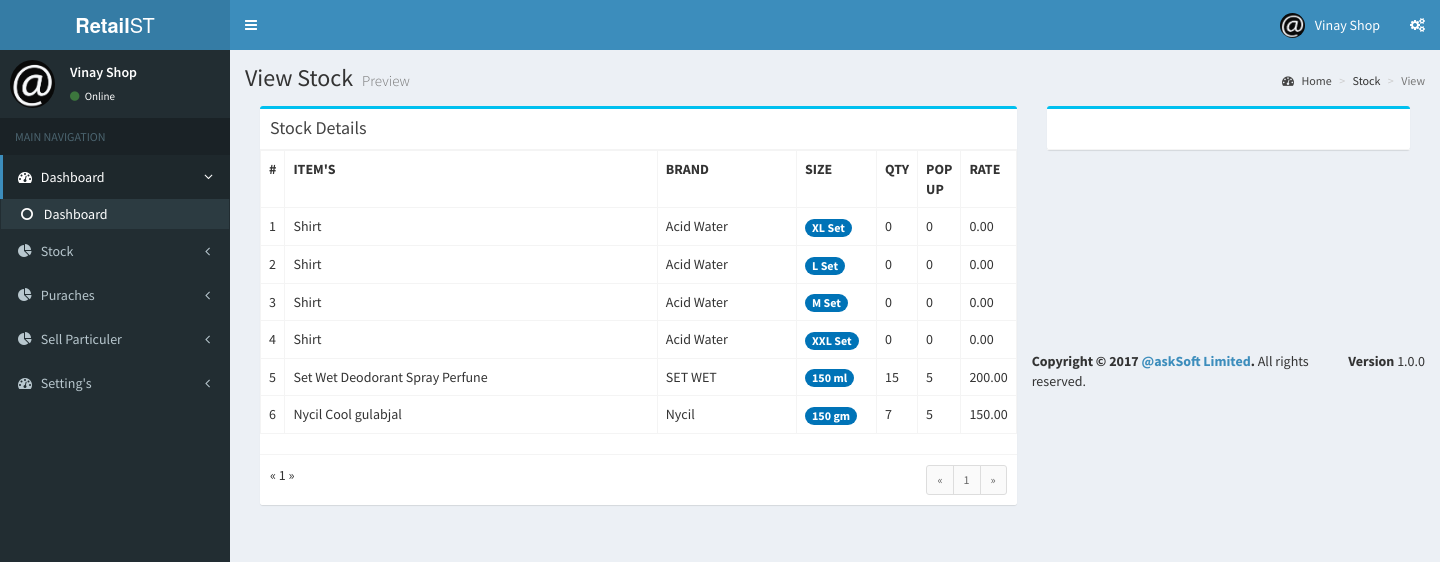
/retailstore.aasksoft.com/ViewStock.php (signed in), run on the app's committed database.
### tables this page shows
CREATE TABLE IF NOT EXISTS `rstock` (
  `stockid` int(255) NOT NULL AUTO_INCREMENT,
  `shopemail` varchar(255) NOT NULL,
  `item` varchar(255) NOT NULL,
  `brand` varchar(255) NOT NULL,
  `size` varchar(255) NOT NULL,
  `unit` varchar(255) NOT NULL,
  `qty` int(255) NOT NULL,
  `popup` int(255) NOT NULL,
  `price` decimal(18,2) NOT NULL,
  `barcode` varchar(255) NOT NULL,
  PRIMARY KEY (`stockid`)
);

### retailstore.aasksoft.com/ViewStock.php (the view, shortened to what this page needs)
<?php
$totalCount=0;
$start=0;
$divn=50;
require_once 'DataBase/DBConnection.php';
$email=$_SESSION['loginEmail'];
 $result = $mysqli_object->query("select count(stockid) from rstock where shopemail='$email'");
 if($row=$result->fetch_assoc())
 {
     $totalCount=(int)$row['count(stockid)'];
 }
?>
<!DOCTYPE html>
<html>
    <?php
    require_once 'Layout/HeadeFileLinker.php';
    ?>
    <body class="hold-transition skin-blue sidebar-mini">
        <div class="wrapper">
            <?php
            require_once 'Layout/Header.php';
            require_once 'Layout/SideBar.php';
            ?>
            <div class="content-wrapper">
                <section class="content-header">
                    <h1>
                        View Stock
                        <small>Preview</small>
                    </h1>
                    <ol class="breadcrumb">
                        <li><a href="#"><i class="fa fa-dashboard"></i> Home</a></li>
                        <li >Stock</li>
                        <li class="active">View</li>
                    </ol>
                </section>
                <section class="content">
                    <div class="col-md-8">
                        <div class="row">
                            <div class="col-md-12">
                                <div class="box box-info">
                                    <div class="box-header with-border">
                                        <h3 class="box-title">Stock Details</h3>
                                    </div>
                                    <div id="stockin">
                                        <div class="" id="oldstock">
                                        <table class="table table-bordered">
                                            <tr>
                                                <th style="width: 10px">#</th>
                                                <th>ITEM'S</th>
                                                <th>BRAND</th>
                                                <th style="width: 80px">SIZE</th>
                                                <th style="width: 40px">QTY</th>
                                                <th style="width: 40px">POP UP</th>
                                                <th style="width: 40px">RATE</th>
                                            </tr>
                                            <?php
                                            $i = 1;
                                            $end=$start+$divn;
                                            $newStart=$end;
                                            $newEnd=$end+$divn;
                                            $result = $mysqli_object->query("select * from rstock where shopemail='$email' limit $start,$end");
                                            while ($row = $result->fetch_assoc()) {
                                                ?>
                                                <tr>
                                                    <td><?php echo $i; ?></td>
                                                    <td><?php echo $row['item']; ?></td>
                                                    <td><?php echo $row['brand']; ?></td>
                                                    <td><span class="badge bg-blue"><?php echo $row['size'] . "  "; ?><?php echo $row['unit']; ?></span></td>
                                                    <td><?php echo $row['qty']; ?></td>
                                                    <td><?php echo $row['popup']; ?></td>
                                                    <td><?php echo $row['price']; ?></td>
                                                </tr>
                                                <?php $i++;
                                            }
                                            ?>
                                        </table>
                                    </div>
                                    <div class="box-footer clearfix">
                                      <ul class="pagination pagination-sm no-margin pull-right">
                                       <?php
                                         if($start===0)
                                         {
                                            echo ' <li><a href="#">&laquo;</a></li>';
                                         }
                                         else
                                         {
                                             echo ' <li><a href="javascript:void(0)" onclick=display('.$start.','.$end.')>&laquo;</a></li>';
                                         }
                                         $current=$end/$divn;
                                       ?>
                                          <li><a href="#" ><?php echo $current;?></a></li>
                                        <?php
                                         if($end===$totalCount || $end>$totalCount)
                                         {
                                            echo ' <li><a href="#">&raquo;</a></li>';
                                         }
                                         else
                                         {
                                             echo ' <li><a href="javascript:void('.$newStart.','.$newEnd.')" onclick=display('.$newStart.','.$newEnd.')>&raquo;</a></li>';
                                         }
                                       ?>
                                      </ul>
                                        <p>&laquo;
                                            <?php
                                            $i=1;
                                            $j=1;
                                            while($i<=$totalCount)
                                            {
                                                echo $j." ";
                                                $i=$i+$divn;
                                                $j++;
                                            }
                                            ?>
                                            &raquo;
                                        </p>
                                    </div>
                                    </div>
                                </div>
                            </div>
                        </div>
                    </div>
                    <div class="col-md-4">
                        <div class="row">
                            <div class="col-md-12">
                                <div class="box box-info">
                                    <div class="box-header with-border">
                                    </div>
                                </div>
                            </div>
                        </div>
                    </div>
                </section>
                <?php
                require_once 'Layout/Footer.php';
                ?>
                </body>
                </html>

### retailstore.aasksoft.com/Layout/HeadeFileLinker.php (shortened to what this page needs)
 <?php
$email=$_SESSION['loginEmail'];
$shopname=$_SESSION['loginUser'];
 ?>
<!DOCTYPE html>
<html>
<head>
    <link rel="stylesheet" href="bootstrap/css/bootstrap.min.css">
    <link rel="stylesheet" href="https://maxcdn.bootstrapcdn.com/font-awesome/4.4.0/css/font-awesome.min.css">
    <link rel="stylesheet" href="https://code.ionicframework.com/ionicons/2.0.1/css/ionicons.min.css">
    <link rel="stylesheet" href="dist/css/AdminLTE.min.css">
    <link rel="stylesheet" href="dist/css/skins/_all-skins.min.css">
    <link rel="stylesheet" href="plugins/iCheck/flat/blue.css">
    <link rel="stylesheet" href="plugins/morris/morris.css">
    <link rel="stylesheet" href="plugins/jvectormap/jquery-jvectormap-1.2.2.css">
    <link rel="stylesheet" href="plugins/datepicker/datepicker3.css">
    <link rel="stylesheet" href="plugins/daterangepicker/daterangepicker-bs3.css">
    <link rel="stylesheet" href="plugins/bootstrap-wysihtml5/bootstrap3-wysihtml5.min.css">
    <link href="bootstrap/css/aasksoft.css" rel="stylesheet" type="text/css"/>
  </head>

### retailstore.aasksoft.com/Layout/Header.php (shortened to what this page needs)
<header class="main-header">
        <a href="index2.html" class="logo">
          <span class="logo-lg"><b>Retail</b>ST</span>
        </a>
        <nav class="navbar navbar-static-top" role="navigation">
          <a href="#" class="sidebar-toggle" data-toggle="offcanvas" role="button">
          </a>
          <div class="navbar-custom-menu">
            <ul class="nav navbar-nav">
              <li class="dropdown user user-menu">
                <a href="#" class="dropdown-toggle" data-toggle="dropdown">
                  <img src="hlogo.png" class="user-image" alt="User Image">
                  <span class="hidden-xs"><?php echo $shopname; ?></span>
                </a>
              </li>
              <li>
                <a href="#" data-toggle="control-sidebar"><i class="fa fa-gears"></i></a>
              </li>
            </ul>
          </div>
        </nav>
      </header>

### retailstore.aasksoft.com/Layout/SideBar.php (shortened to what this page needs)
<aside class="main-sidebar">
        <section class="sidebar">
          <div class="user-panel">
            <div class="pull-left image">
              <img src="hlogo.png" class="img-circle" alt="User Image">
            </div>
            <div class="pull-left info">
              <p> <?php echo $shopname; ?></p>
              <a href="#"><i class="fa fa-circle text-success"></i> Online</a>
            </div>
          </div>
          <ul class="sidebar-menu">
            <li class="header">MAIN NAVIGATION</li>
            <li class="active treeview">
              <a href="#">
                <i class="fa fa-dashboard"></i> <span>Dashboard</span> <i class="fa fa-angle-left pull-right"></i>
              </a>
              <ul class="treeview-menu">
                <li class="active"><a href="Home.php"><i class="fa fa-circle-o"></i> Dashboard</a></li>
              </ul>
            </li>
            <?php
               $mainMenuArray=[];
               $result=$mysqli_object->query("SELECT * FROM `modulemenu` where parent='self' and permission=0");
               $i=0;
               while($row=$result->fetch_assoc())
               {
                   $mainMenuArray[$i]=$row['menuname'];
                   $i++;
               }
               for($i=0;$i<count($mainMenuArray);$i++)
               {
                    echo '<li class="treeview">
              <a href="#">
                <i class="fa fa-pie-chart"></i>
                <span>'.$mainMenuArray[$i].'</span>
                <i class="fa fa-angle-left pull-right"></i>
              </a><ul class="treeview-menu">';
                   echo ' </ul>
            </li>';
               }
            ?>
           <li class=" treeview">
              <a href="#">
                <i class="fa fa-dashboard"></i> <span>Setting's</span> <i class="fa fa-angle-left pull-right"></i>
              </a>
            </li>
          </ul>
        </section>
       </aside>

### retailstore.aasksoft.com/Layout/Footer.php (shortened to what this page needs)
<footer class="container-fluid" style="padding-bottom: 10px; padding-top: 10px;">
    <div class="pull-right hidden-xs">
        <b>Version</b> 1.0.0
    </div>
    <strong>Copyright &copy; <?php echo date("Y"); ?> <a href="http://aasksoft.com">@askSoft Limited</a>.</strong> All rights reserved.
</footer>
</div>
</div>

### data on the page
rstock: item "Shirt", brand "Acid Water", size "XL", unit "Set", qty "0", popup "0", price "0.00"
rstock: item "Shirt", brand "Acid Water", size "L", unit "Set", qty "0", popup "0", price "0.00"
rstock: item "Shirt", brand "Acid Water", size "M", unit "Set", qty "0", popup "0", price "0.00"
rstock: item "Shirt", brand "Acid Water", size "XXL", unit "Set", qty "0", popup "0", price "0.00"
rstock: item "Set Wet Deodorant Spray Perfune", brand "SET WET", size "150", unit "ml", qty "15", popup "5", price "200.00"
rstock: item "Nycil Cool gulabjal", brand "Nycil", size "150", unit "gm", qty "7", popup "5", price "150.00"

### other printed values
$shopname "Vinay Shop"
$mainMenuArray[$i] "Stock"
$mainMenuArray[$i] "Puraches"
$mainMenuArray[$i] "Sell Particuler"
$current "1"
